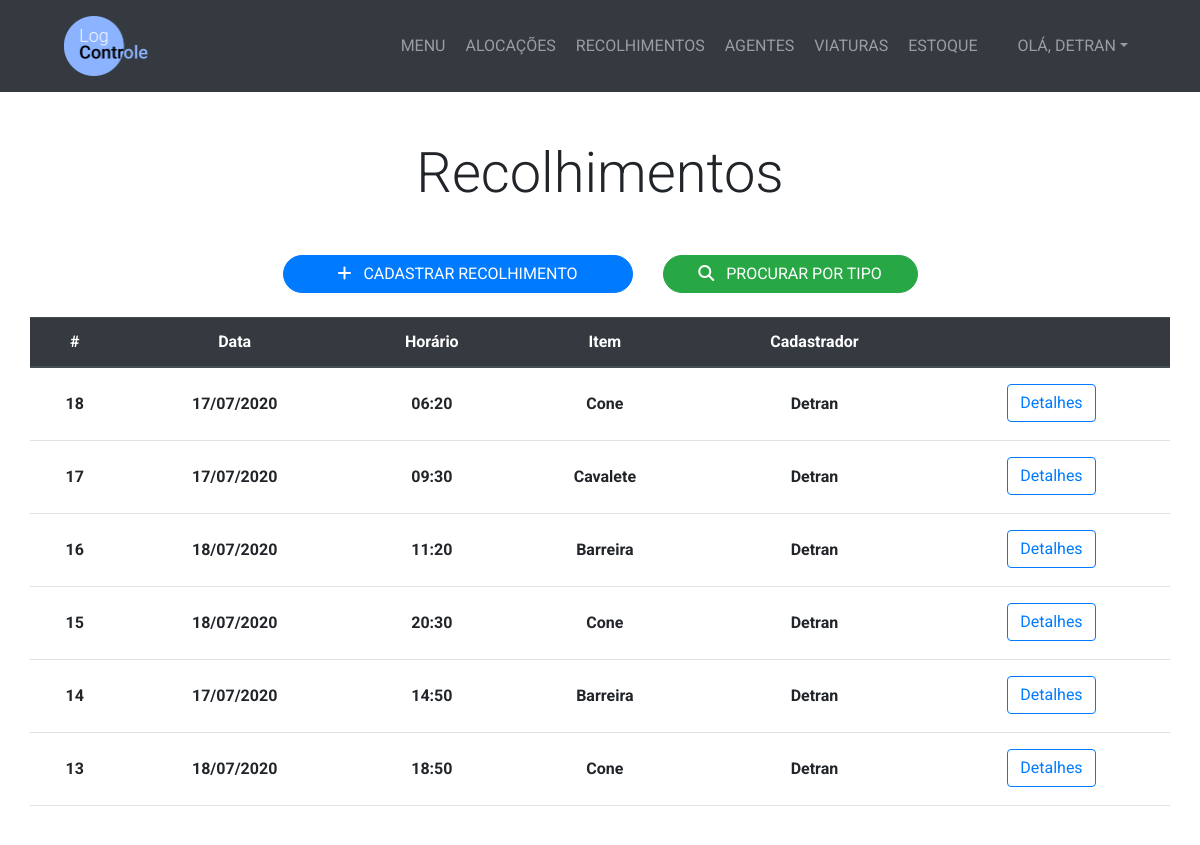
Screenshot of /recolhimento/ (signed in) with the database file from the repository.
### management/models.py (models this page shows, shortened)
class Recolhimento(models.Model):
    TURNO_CHOICES = (
        ('Manhã', 'Manhã'),
        ('Tarde', 'Tarde'),
        ('Noite', 'Noite'),
        ('Madrugada', 'Madrugada')
    )
    data = models.DateField()
    horario = models.TimeField()
    quantidade = models.IntegerField()
    alocacao = models.ForeignKey(Alocacao, on_delete=models.PROTECT)
    viatura = models.ForeignKey(Viatura, on_delete=models.PROTECT, blank=True, null=True)
    turno = models.CharField(max_length=10, choices=TURNO_CHOICES)
    cadastrador = models.ForeignKey(User, on_delete=models.PROTECT)

class Alocacao(models.Model):
    TURNO_CHOICES = (
        ('Manhã', 'Manhã'),
        ('Tarde', 'Tarde'),
        ('Noite', 'Noite'),
        ('Madrugada', 'Madrugada')
    )
    STATUS_CHOICES = (
        ('Aberto', 'Aberto'),
        ('Fechado', 'Fechado'),
        ('Desativado', 'Desativado')
    )
    data = models.DateField()
    horario = models.TimeField()
    item = models.ForeignKey(Item, on_delete=models.PROTECT)
    quantidade = models.IntegerField()
    turno = models.CharField(max_length=10, choices=TURNO_CHOICES)
    viatura = models.ForeignKey(Viatura, on_delete=models.PROTECT, blank=True, null=True)
    rua = models.CharField(max_length=200)
    numero = models.CharField(max_length=10)
    bairro = models.CharField(max_length=25)
    complemento = models.CharField(max_length=25, blank=True)
    motivo = models.CharField(max_length=100, blank=True)
    cadastrador = models.ForeignKey(User, on_delete=models.PROTECT)
    status = models.CharField(max_length=11, choices=STATUS_CHOICES, default='Fechado')

class Item(models.Model):
    nome = models.CharField(max_length=100)
    def __str__(self):
        return self.nome

### management/views.py (the view)
# urls.py: path('recolhimento/', views.menu_recolhimento, name='menu_recolhimento'),
@login_required
def menu_recolhimento(request):
    recolhimentos = Recolhimento.objects.all().order_by('-id')
    return render(request, 'management/menu_recolhimento.html', {'recolhimentos':recolhimentos})

### management/templates/management/menu_recolhimento.html
{% extends 'management/base.html' %}
{% block content %}
  <section class="py-5">
    <div class="container">
      <h1 class="display-4 text-center mb-5">Recolhimentos</h1>
      <div class="row justify-content-center">
        <div class="col-lg-4">
          <a href="{% url 'alocacoes_abertas' %}" class="btn btn-primary btn-block rounded-pill"><i class="fas fa-plus mr-2"></i> CADASTRAR RECOLHIMENTO</a>
        </div>
        <div class="col-lg-3">
          <a href="{% url 'procurar_por_tipo_recolhimento' %}" class="btn btn-success btn-block rounded-pill"><i class="fas fa-search mr-2"></i> PROCURAR POR TIPO</a>
        </div>
      </div>
      <div class="row justify-content-center mt-4">
        {% if recolhimentos %}
          <div class="table-responsive" id="tabela-colaboracao">
            <table class="table table-hover">
              <thead class="thead-dark">
                <tr>
                  <th scope="col" class="text-center">#</th>
                  <th scope="col" class="text-center">Data</th>
                  <th scope="col" class="text-center">Horário</th>
                  <th scope="col" class="text-center">Item</th>
                  <th scope="col" class="text-center">Cadastrador</th>
                  <th scope="col" class="text-center"></th>
                </tr>
              </thead>
              <tbody>
                {% for recolhimento in recolhimentos %}
                  <tr>
                    <th scope="row" class="text-center py-4">{{ recolhimento.id }}</th>
                    <th scope="row" class="text-center py-4">{{ recolhimento.data|date:'d/m/Y' }}</th>
                    <th scope="row" class="text-center py-4">{{ recolhimento.horario|date:'H:i' }}</th>
                    <th scope="row" class="text-center py-4">{{ recolhimento.alocacao.item }}</th>
                    <th scope="row" class="text-center py-4"><span style="text-transform: capitalize;">{{ recolhimento.cadastrador }}</span></th>
                    <th scope="row" class="text-center py-3"><a href="{% url 'detalhe_recolhimento' recolhimento.id %}" class="btn btn-outline-primary">Detalhes</a></th>
                  </tr>
                {% endfor %}
              </tbody>
            </table>
          </div>
        {% else %}
          <h2 class="text-center text-secondary">Nenhum recolhimento cadastrado</h2>
        {% endif %}
      </div>
    </div>
  </section>
{% endblock %}

### management/templates/management/base.html (shortened to what this page needs)
<!DOCTYPE html>
<html lang="pt-br" dir="ltr">
  {% load static %}
  <head>
    <link
      rel="stylesheet"
      href="https://stackpath.bootstrapcdn.com/bootstrap/4.5.0/css/bootstrap.min.css"
    />
    <link rel="stylesheet" type="text/css" href="{% static 'management/css/style.css' %}">
    <link rel="stylesheet" href="{% static 'management/css/bootstrap-datepicker.css' %}">
  </head>
  <body>
    <nav class="navbar navbar-expand-lg bg-dark navbar-dark py-3" id="main-nav">
      <a href="{% url 'home' %}" class="ml-5">
        <img src="{% static 'management/Logo.png' %}" alt="Logo LogControle" style="max-height: 60px;">
      </a>
      <div class="collapse navbar-collapse" id="navbarCollapse">
        <ul class="navbar-nav ml-auto">
          <li class="nav-item">
            <a href="{% url 'home' %}" class="nav-link ml-1">MENU</a>
          </li>
          <li class="nav-item">
            <a href="{% url 'menu_alocacao' %}" class="nav-link ml-1">ALOCAÇÕES</a>
          </li>
          <li class="nav-item">
            <a href="{% url 'menu_recolhimento' %}" class="nav-link ml-1">RECOLHIMENTOS</a>
          </li>
          <li class="nav-item">
            <a href="{% url 'menu_agente' %}" class="nav-link ml-1">AGENTES</a>
          </li>
          <li class="nav-item">
            <a href="{% url 'menu_viatura' %}" class="nav-link ml-1">VIATURAS</a>
          </li>
          <li class="nav-item">
            <a href="{% url 'menu_estoque' %}" class="nav-link ml-1">ESTOQUE</a>
          </li>
          <li class="nav-item dropdown ml-4 mr-5">
            <a href="#" class="nav-link dropdown-toggle" data-toggle="dropdown" aria-expanded="false">OLÁ, <span style="text-transform: uppercase;">{{ user.username }}</span></a>
          </li>
        </ul>
      </div>
    </nav>
    {% block content %} {% endblock %}
  </body>
</html>

### management/static/management/css/style.css (style rules this page uses)
body { font-family: 'Roboto', Arial; }
#tabela-colaboracao { height: 500px; overflow: auto; }

### rows the page displays
Recolhimento: id "18", data "17/07/2020", horario "06:20", alocacao.item "Cone", cadastrador "Detran"
Recolhimento: id "17", data "17/07/2020", horario "09:30", alocacao.item "Cavalete", cadastrador "Detran"
Recolhimento: id "16", data "18/07/2020", horario "11:20", alocacao.item "Barreira", cadastrador "Detran"
Recolhimento: id "15", data "18/07/2020", horario "20:30", alocacao.item "Cone", cadastrador "Detran"
Recolhimento: id "14", data "17/07/2020", horario "14:50", alocacao.item "Barreira", cadastrador "Detran"
Recolhimento: id "13", data "18/07/2020", horario "18:50", alocacao.item "Cone", cadastrador "Detran"

### other values shown
{{ user.username }} "DETRAN"
